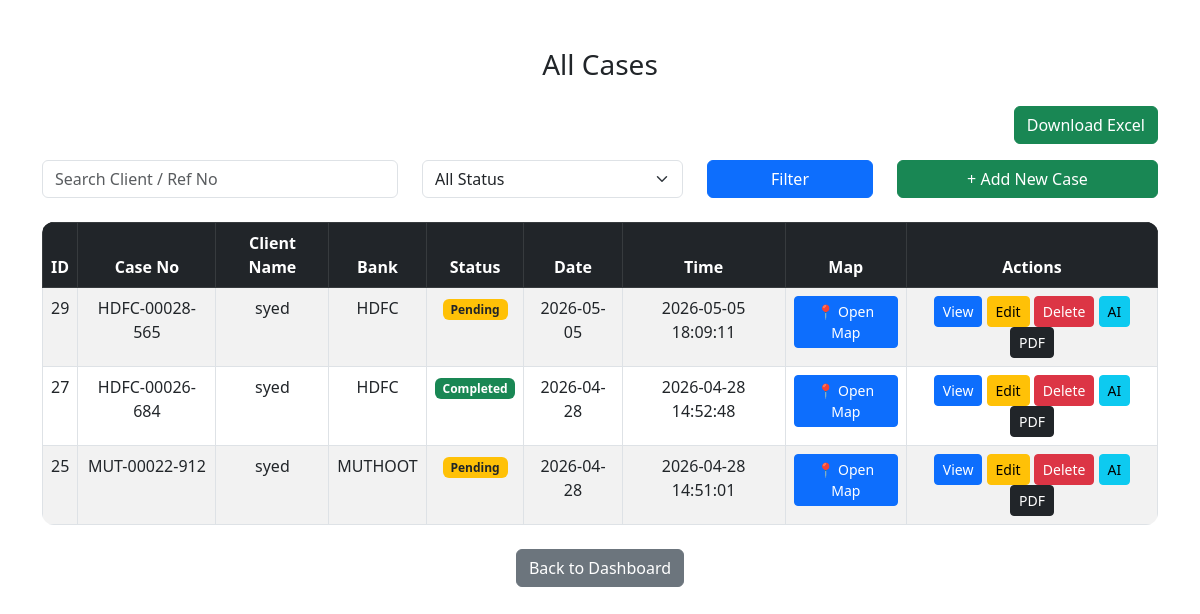
Page /view_case (signed in) on the committed database.
### tables this page shows
CREATE TABLE cases (
        id INTEGER PRIMARY KEY AUTOINCREMENT,
        case_number TEXT,
        ref_no TEXT,
        application_no TEXT,
        client_name TEXT,
        cpv_type TEXT,
        bank_name TEXT,
        portal_type TEXT,

        address TEXT,
        landmark TEXT,
        city TEXT,
        state TEXT,
        pincode TEXT,

        residence_type TEXT,
        family_status TEXT,
        verification_status TEXT,
        final_status TEXT,

        assigned_agent TEXT,
        status TEXT,
        priority TEXT,

        initiation_date TEXT,
        created_time TEXT,
        assigned_time TEXT,

        feedback TEXT,
        photo_path TEXT,

        latitude TEXT,
        longitude TEXT
    , agency TEXT, map_link TEXT, photo1 TEXT, photo2 TEXT, photo3 TEXT, photo4 TEXT, photo5 TEXT, locality TEXT, accessibility TEXT, person_met TEXT, years_at_residence TEXT, ownership TEXT, vehicle TEXT, living_standard TEXT, visit_date TEXT, document_photo TEXT);

### app.py (the view, shortened to what this page needs)
@app.route("/view_case")
def view_case():
    if "user" not in session:
        return redirect(url_for("login"))
    conn = sqlite3.connect(db_path)
    conn.row_factory = sqlite3.Row
    cursor = conn.cursor()
    role = session.get("role")
    username = session.get("user")
    search = request.args.get("search")
    status_filter = request.args.get("status")
    if role == "agent":
        base_query = "SELECT * FROM cases WHERE assigned_agent=?"
        params = [username]
    else:
        base_query = "SELECT * FROM cases WHERE 1=1"
        params = []
    if status_filter:
        base_query += " AND status=?"
        params.append(status_filter)
    base_query += " ORDER BY id DESC"
    cursor.execute(base_query, tuple(params))
    cases = cursor.fetchall()
    conn.close()
    return render_template(
        "view_case.html",
        cases=cases,
        search=search,
        status_filter=status_filter,
        role=role
    )

### templates/view_case.html (shortened to what this page needs)
<!DOCTYPE html>
<html>
<head>
<link href="https://cdn.jsdelivr.net/npm/bootstrap@5.3.0/dist/css/bootstrap.min.css" rel="stylesheet">
</head>
<body>
<div class="container mt-5">
<h3 class="text-center mb-4">All Cases</h3>
<div class="text-end mb-3">
    <a href="{{ url_for('export_excel') }}" class="btn btn-success">
        Download Excel
    </a>
</div>
<form method="GET" class="row mb-4">
<div class="col-md-4">
    <input type="text"
    name="search"
    value="{{ search or '' }}"
    class="form-control"
    placeholder="Search Client / Ref No">
</div>
<div class="col-md-3">
    <select name="status" class="form-select">
        <option value="">All Status</option>
    </select>
</div>
<div class="col-md-2">
    <button type="submit" class="btn btn-primary w-100">Filter</button>
</div>
<div class="col-md-3">
    <a href="{{ url_for('add_case') }}" class="btn btn-success w-100">
        + Add New Case
    </a>
</div>
</form>
<table class="table table-bordered table-striped text-center">
<thead class="table-dark">
<tr>
<th>ID</th>
<th>Case No</th>
<th>Client Name</th>
<th>Bank</th>
<th>Status</th>
<th>Date</th>
<th>Time</th>
<th>Map</th>
<th>Actions</th>
</tr>
</thead>
<tbody>
{% for case in cases %}
<tr>
<td>{{ case["id"] }}</td>
<td>{{ case["case_number"] }}</td>
<td>{{ case["client_name"] }}</td>
<td>{{ case["bank_name"] }}</td>
<td>
{% if case["status"] == "Completed" %}
    <span class="badge bg-success">Completed</span>
{% elif case["status"] == "Pending" %}
    <span class="badge bg-warning text-dark">Pending</span>
{% elif case["status"] == "In Progress" %}
    <span class="badge bg-primary">In Progress</span>
{% elif case["status"] == "Rejected" %}
    <span class="badge bg-danger">Rejected</span>
{% else %}
    <span class="badge bg-secondary">{{ case["status"] }}</span>
{% endif %}
</td>
<td>{{ case["initiation_date"] }}</td>
<td>{{ case["created_time"] }}</td>
<td>
{% if case["map_link"] %}
<a href="{{ case['map_link'] }}" target="_blank" class="btn btn-sm btn-primary">
📍 Open Map
</a>
{% else %}
No Map
{% endif %}
</td>
<td>
<a href="/case_details/{{ case['id'] }}" class="btn btn-sm btn-primary">View</a>
{% if role == "admin" %}
    {% if case["portal_type"] == "MUTHOOT" %}
        <a href="/edit_muthoot/{{ case['id'] }}" class="btn btn-sm btn-warning">Edit</a>
    {% else %}
        <a href="/edit_case/{{ case['id'] }}" class="btn btn-sm btn-warning">Edit</a>
    {% endif %}
    <a href="/delete_case/{{ case['id'] }}"
       class="btn btn-sm btn-danger"
       onclick="return confirm('Delete?')">
       Delete
    </a>
    <a href="{{ url_for('case_summary', id=case['id']) }}" class="btn btn-sm btn-info">
        AI
    </a>
    <a href="{{ url_for('download_pdf', id=case['id']) }}" class="btn btn-sm btn-dark">
        PDF
    </a>
{% else %}
    <span class="text-muted">No Access</span>
{% endif %}
</td>
</tr>
{% endfor %}
</tbody>
</table>
<div class="text-center mt-4">
<a href="{{ url_for('dashboard') }}" class="btn btn-secondary">
Back to Dashboard
</a>
</div>
</div>
</body>
</html>
</body>
</html>

### templates/view_case.html (style rules this page uses)
.table { border-radius: 12px; overflow: hidden; }
.table thead { background: #111; color: white; }

### rows in the picture
cases: id "29", case_number "HDFC-00028-565", client_name "syed", bank_name "HDFC", status "Pending", initiation_date "2026-05-05", created_time "2026-05-05 18:09:11"
cases: id "27", case_number "HDFC-00026-684", client_name "syed", bank_name "HDFC", status "Completed", initiation_date "2026-04-28", created_time "2026-04-28 14:52:48"
cases: id "25", case_number "MUT-00022-912", client_name "syed", bank_name "MUTHOOT", status "Pending", initiation_date "2026-04-28", created_time "2026-04-28 14:51:01"
